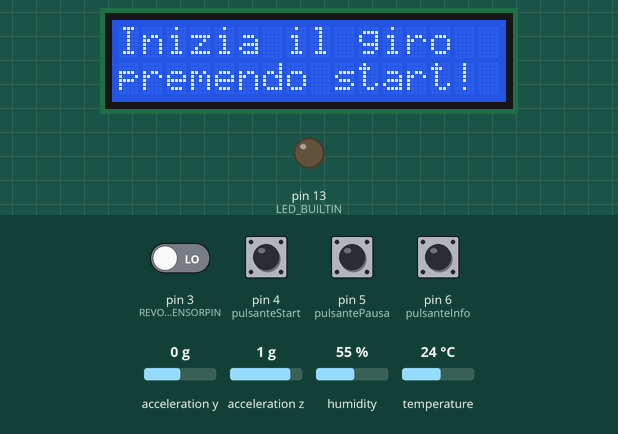
This sketch was run on a simulated Arduino Uno, built with avr-gcc and run on an emulated ATmega328P. Parts: 16×2 character LCD, output pins drawn as LEDs (lit = HIGH). The test bench sets the inputs (shaded band); at power-on: pin 3 (REVOLUTIONSENSORPIN), pin 4 (pulsanteStart), pin 5 (pulsantePausa), pin 6 (pulsanteInfo) LOW, acceleration y 0 g, acceleration z 1 g, humidity 55 %, temperature 24 °C. What the sketch prints to the serial monitor is not drawn.

Above: at 1.9 s.
2.0 s: pin 4 (pulsanteStart) pulled HIGH for 0.15 s
At 3.8 s:
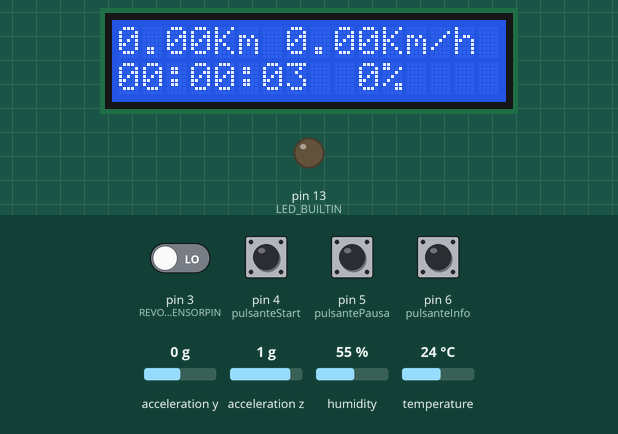
5.1 s: pin 5 (pulsantePausa) pulled HIGH for 0.15 s
At 6.3 s:
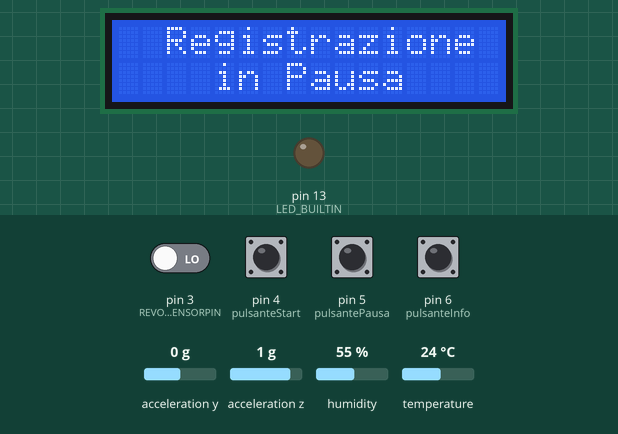
6.7 s: pin 5 (pulsantePausa) pulled HIGH for 1 s
At 8.4 s:
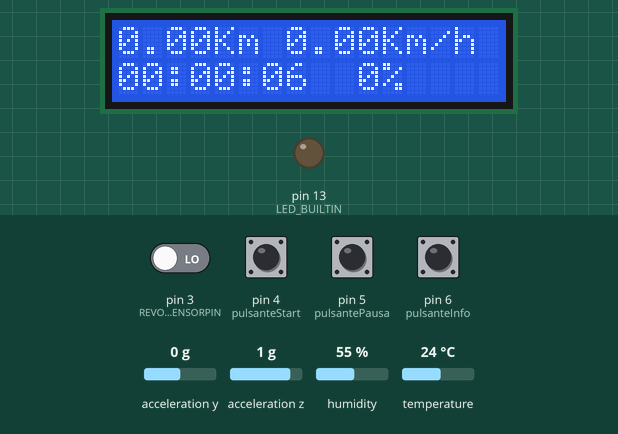
10.1 s: acceleration y set to -1.4 g
At 10.9 s:
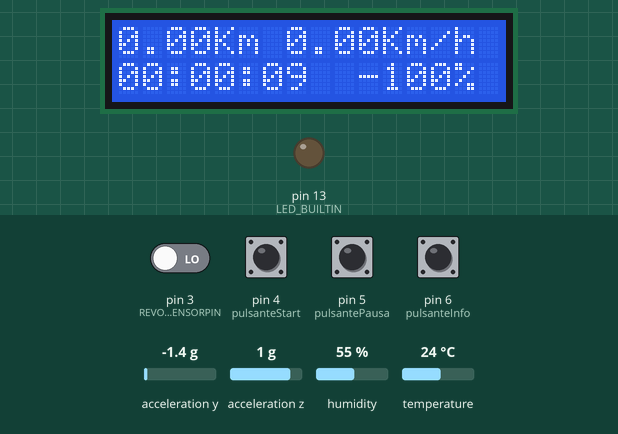
11.6 s: pin 6 (pulsanteInfo) pulled HIGH for 0.15 s
At 12.3 s:
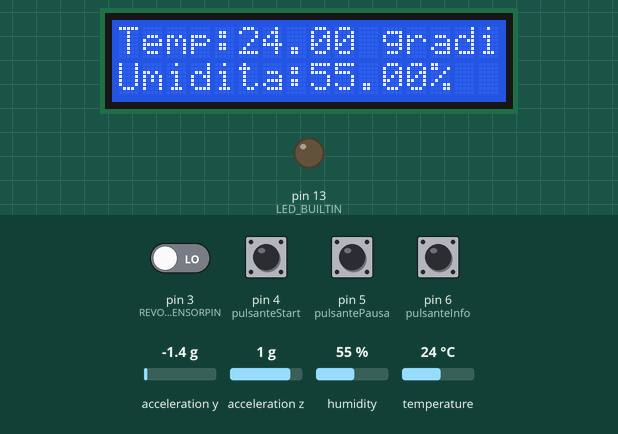
13.2 s: pin 4 (pulsanteStart) pulled HIGH for 1 s
At 13.8 s:
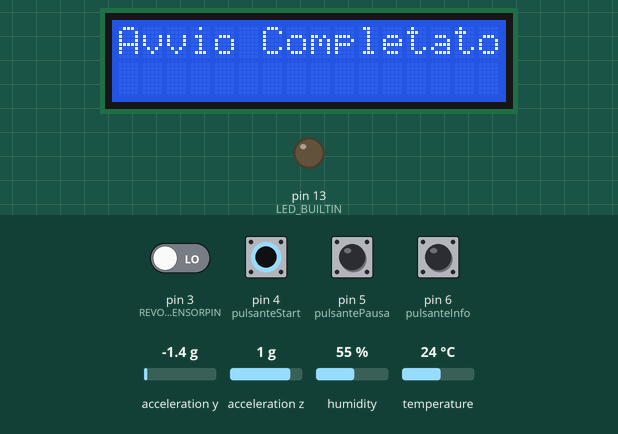
Timing chart, 0 to 16.2 s (numbered marks = the images above; inputs shaded):
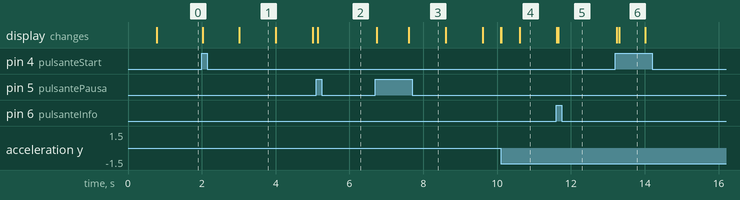

Measured:
- after the input at 2.0 s, the display: first changes at once (image 1 shows a later state)
- after the input at 5.1 s, the display: changes at once (image 2)
- after the input at 6.7 s, the display: first changes at once (image 3 shows a later state)
- after the input at 10.1 s, the display: first changes at once (image 4 shows a later state)
- after the input at 11.6 s, the display: first differs from a run without the input after 0.06 s (image 5)
- after the input at 13.2 s, the display: first changes at once (image 6 shows a later state)
- what the display in image 1 shows lasts 1.0 s, from 3.0 s to 4.0 s

The sketch:

sorgente.ino
```cpp
#include <DHT.h>
#include <MPU6050.h>
#include <LiquidCrystal.h>
#include <Wire.h>
#include <Bounce2.h>

#define VELSERIALE 115200

#define DHTPIN 2  //Pin digitale sensore temperatura
#define TIPODHT DHT11  //Tipologia sensore temperatura

#define REVOLUTIONSENSORPIN 3  //Pin digitale sensore tracking IR

void(* resetFunc) (void) = 0; //funzione reset software per la board

//Pin display LCD
const int rs = 7, en = 8, d4 = 9, d5 = 10, d6 = 11, d7 = 12;

//Pin pulsanti
const int pulsanteStart = 4, pulsantePausa = 5, pulsanteInfo = 6;

//oggetti libreria bounce per debouncing dei pulsanti
Bounce debStart = Bounce();
Bounce debPausa = Bounce();
Bounce debInfo = Bounce();

//oggetto che controlla il modulo GY-521
MPU6050 accelerometro;

//oggetto che controlla il senosore di temperatura e umidita'
DHT sensTemperatura(DHTPIN, TIPODHT);

//Inizialiazzazione display LCD
LiquidCrystal lcd(rs, en, d4, d5, d6, d7);

//variabile menu
//scelta = 1 schermata principale
//scelta = 2 pausa
//scelta = 3 schermata info
int scelta = 0;
bool pausa = false;
bool start = false;
bool info = false;

//variabili cronometro
int secondi = 0;
int minuti = 0;
int ore = 0;
const unsigned long millisecInsecondi = 1000;
const unsigned long millisecInminuti = 60000;
const unsigned long millisecInore = 3600000;
unsigned long tempoInizioCronometro = 0;
unsigned long tempoInPausa = 0; //tempo in cui rimango in pausa

//pendenza terreno in percentuale
int pendenza = 0;

//variabili per ciclocomputer
//Circonferenza ruota bicicletta espressa in metri
const float circonferenzaRuota = 2.180;

//tempo corrente calcolato dall'inizio dell'allenamento
unsigned long tempoCorrente = 0;

//ultimo stato sensore IR
boolean ultimoStato = LOW;

//stato corrente sensore IR
boolean statoCorrente = LOW;

//tempo inizio ultima rivoluzione ruota
unsigned long tempoInizioUltimaRivoluzione = 0;

//tempo di una rivoluzione
unsigned long tempoRivoluzione = 0;

//contatore rivoluzioni ruota
unsigned long rivoluzioni = 0;

//distanza in metri
float distanzaMetri = 0;

//distanza percorsa in km
float distanza = 0;

//velocita' espressa in km/h
float velocita = 0;

void inizializzazioneMCU()
{
  Wire.begin(); //inizializza I2C per MPU6050
  Serial.begin(VELSERIALE); //inizializza seriale

  Serial.println("Inizializzazione modulo GY521");
  accelerometro.initialize();

  Serial.println("Inizializzazione sensore DHT11");
  sensTemperatura.begin();

  Serial.println("Inizializzazione sensore IR");
  pinMode(REVOLUTIONSENSORPIN, INPUT);

  pinMode(LED_BUILTIN, OUTPUT);

  //leggo i pulsanti di controllo come input
  debStart.attach(pulsanteStart, INPUT);
  debPausa.attach(pulsantePausa, INPUT);
  debInfo.attach(pulsanteInfo, INPUT);
  debStart.interval(25);
  debPausa.interval(25);
  debInfo.interval(25);

  Serial.println("Inizializzazione display LCD");
  lcd.begin(16, 2);
  lcd.clear();
  lcd.print("Avvio Completato");
  delay(700);
}

int calcoloPendenza()
{
  //valori accelerazione assi y e z rilevata da MPU6050
  int ay, az;

  ay = accelerometro.getAccelerationY();  //accelerazione su asse y
  az = accelerometro.getAccelerationZ();  //accelerazione su asse z

  float angoloRollio = atan2(ay, az); //calcolo arcotangente usando l'accelerazione degli assi y e z per trovare l'angolo di rollio (in radianti)
  int percentualeRollio = tan(angoloRollio) * 100; //calcolo tangente dell'angolo per trovare la pendenza in percentuale

  //pendenza massima 100% allora angolo di rollio 45 gradi
  //pendenza < 0 sto andando in discesa

  if(percentualeRollio > 100)
    percentualeRollio = 100;
  else if(percentualeRollio < -100)
    percentualeRollio = -100;

  return percentualeRollio;
}

//rilevamento dati sensore DHT11
float rilevaTemperatura()
{
  float temperatura = sensTemperatura.readTemperature();
  if(isnan(temperatura))
  {
    return -1;
  }
  return temperatura;
}

float rilevaUmidita()
{
  float umidita = sensTemperatura.readHumidity();
  if(isnan(umidita))
  {
    return -1;
  }
  return umidita;
}

void cronometro(unsigned long tempo)
{
  //se è passato 1 sec aggiorno il cronometro
  //variabile tempo output di millis()

  if (tempo >= 1000) {
    secondi = tempo / millisecInsecondi % 60;
    minuti = tempo / millisecInminuti % 60;
    ore = tempo / millisecInore % 24;
  }

  //mostro cronometro su display LCD
  lcd.setCursor(0, 1);
  if(ore < 10)
    lcd.print("0");
  lcd.print(ore);
  lcd.print(":");
  if(minuti < 10)
    lcd.print("0");
  lcd.print(minuti);
  lcd.print(":");
  if(secondi < 10)
    lcd.print("0");
  lcd.print(secondi);
}

void schermataIniziale()
{
  lcd.clear();
  lcd.setCursor(0, 0);
  lcd.print("Inizia il giro");
  lcd.setCursor(0, 1);
  lcd.print("premendo start!");
}

void schermataPausa()
{
  lcd.clear();
  lcd.setCursor(2, 0);
  lcd.print("Registrazione");
  lcd.setCursor(4, 1);
  lcd.print("in Pausa");
}

//schermata principale dove sono visibili distanza percorsa, velocità, cronometro e pendenza
void schermataPrincipale()
{
  tempoInizioCronometro = millis() - tempoInPausa;  //aggiorno il tempo del cronometro togliendo la pausa
  int pendenzaVecchia = pendenza;
  calcoloParametriAllenamento();
  lcd.setCursor(0, 0);
  lcd.print(distanza);
  lcd.print("Km");
  lcd.setCursor(7, 0);
  lcd.print(velocita);
  lcd.print("Km/h");
  cronometro(tempoInizioCronometro);
  pendenza = calcoloPendenza();
  if(pendenza != pendenzaVecchia)
    lcd.clear();
  lcd.setCursor(10, 1);
  lcd.print(pendenza);
  lcd.print("%");
}

//schermata informazioni aggiuntive dove sono visibili temperatura e umidita dell'ambiente
void schermataInfo()
{
  lcd.setCursor(0, 0);
  float temperatura = rilevaTemperatura();
  float umidita = rilevaUmidita();
  if(temperatura == -1)
  {
    Serial.println("Errore lettura temperatura");
    lcd.print("Errore lettura temperatura");
  }else if(umidita == -1)
  {
    Serial.println("Errore lettura umidita'");
    lcd.print("Errore lettura umidita'");
  }else
  {
    lcd.print("Temp:");
    lcd.print(temperatura);
    lcd.print(" gradi");
    lcd.setCursor(0, 1);
    lcd.print("Umidita:");
    lcd.print(umidita);
    lcd.print("%");
  }
}

void calcoloParametriAllenamento()
{
  tempoCorrente = millis(); //prendo il tempo corrente tramite funzione millis
  statoCorrente = debounce(ultimoStato, REVOLUTIONSENSORPIN);
  if(ultimoStato == LOW && statoCorrente == HIGH) //ho letto una rivoluzione della ruota
  {
    digitalWrite(LED_BUILTIN, HIGH);  //accendo led sulla board
    rivoluzioni++;
    if(rivoluzioni > 0)
      distanzaMetri = rivoluzioni * circonferenzaRuota; //calcolo la distanza in metri usando la ruota

    if(tempoInizioUltimaRivoluzione > 0)  //controllo che non sia la prima rivoluzione
    {
      tempoRivoluzione = tempoCorrente - tempoInizioUltimaRivoluzione;  //tempo di una rivoluzione della ruota
      velocita = (millisecInore / tempoRivoluzione) * circonferenzaRuota / 1000;  //calcolo velocita in km/h
    }

    tempoInizioUltimaRivoluzione = tempoCorrente; //aggiorno il tempo dell'ultima rivoluzione registrata
  }
  distanza = distanzaMetri / 1000;  //distanza in km
  ultimoStato = statoCorrente;  //aggiorno ultimo stato registrato dal sensore

  if(tempoCorrente >= (tempoInizioUltimaRivoluzione + 10000) && velocita > 0)
  {
    velocita = 0; //se non rilevo più il sensore dopo 10 secondi significa che sono fermo
  }
  digitalWrite(LED_BUILTIN, LOW); //spengo led sulla board
}

//funzione di debouncing per il sensore IR
boolean debounce(boolean ultimo, int pin)
{
  boolean corrente = digitalRead(pin);
  if (ultimo != corrente) {
    delay(5);
    corrente = digitalRead(pin);
  }
  return corrente;
}

void setup()
{
  inizializzazioneMCU();
  schermataIniziale();
}

void loop()
{
  debStart.update();
  debPausa.update();
  debInfo.update();

  //rilevata pressione pulsante di start
  if(debStart.rose())
  {
    if(!pausa)  //controllo di non essere in pausa
    {
      lcd.clear();
      scelta = 1;
      start = !start;
    }

    if(!start)
    {
      schermataIniziale();
      resetFunc();
    }
  }

  //rilevata pressione pulsante di pausa
  if(debPausa.rose())
  {
    if(start)
    {
      scelta = 2;
      pausa = !pausa;
      schermataPausa();
      if(!pausa)  //uscito dalla schermata pausa torno su quella principale
      {
        scelta = 1;
        lcd.clear();
      }
    }
  }

  //rilevata pressione pulsante di info
  if(debInfo.rose())
  {
    if(start)
    {
      if(!pausa)
      {
        scelta = 3;
        lcd.clear();
        if(info)
        {
          scelta = 1;
          lcd.clear();
        }
        info = !info;
      }
    }
  }

  switch(scelta)
  {
    case 1:
      schermataPrincipale();
      break;
    case 2:
      tempoInPausa = millis() - tempoInizioCronometro; //calcolo il tempo in pausa
      break;
    case 3:
      schermataInfo();
      break;
  }
}
```
